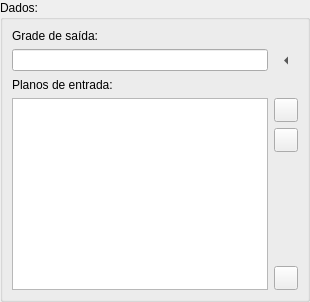
          <widget class="QWidget" name="analysisModelPage">
           <layout class="QHBoxLayout">
            <property name="leftMargin">
             <number>0</number>
            </property>
            <property name="topMargin">
             <number>0</number>
            </property>
            <property name="rightMargin">
             <number>0</number>
            </property>
            <property name="bottomMargin">
             <number>0</number>
            </property>
            <item>
             <widget class="QGroupBox" name="groupBox_20">
              <property name="title">
               <string>Dados: </string>
              </property>
              <layout class="QGridLayout">
               <item row="0" column="0">
                <widget class="QLabel" name="label_29">
                 <property name="text">
                  <string>Grade de saída: </string>
                 </property>
                </widget>
               </item>
               <item row="1" column="0">
                <widget class="QLineEdit" name="analysisOutputLed"/>
               </item>
               <item row="1" column="1">
                <widget class="QToolButton" name="fileAnaGridMaskBtn">
                 <property name="text">
                  <string/>
                 </property>
                 <property name="autoRaise">
                  <bool>true</bool>
                 </property>
                 <property name="arrowType">
                  <enum>Qt::LeftArrow</enum>
                 </property>
                </widget>
               </item>
               <item row="2" column="0">
                <widget class="QLabel" name="label_28">
                 <property name="text">
                  <string>Planos de entrada:</string>
                 </property>
                </widget>
               </item>
               <item row="3" column="0" rowspan="4">
                <widget class="QListWidget" name="analysisModelGridListWidget">
                 <property name="sizePolicy">
                  <sizepolicy hsizetype="Expanding" vsizetype="Expanding">
                   <horstretch>1</horstretch>
                   <verstretch>0</verstretch>
                  </sizepolicy>
                 </property>
                </widget>
               </item>
               <item row="3" column="1">
                <widget class="QPushButton" name="analysisModelAddGridBtn">
                 <property name="sizePolicy">
                  <sizepolicy hsizetype="Fixed" vsizetype="Fixed">
                   <horstretch>0</horstretch>
                   <verstretch>0</verstretch>
                  </sizepolicy>
                 </property>
                 <property name="minimumSize">
                  <size>
                   <width>24</width>
                   <height>24</height>
                  </size>
                 </property>
                 <property name="maximumSize">
                  <size>
                   <width>24</width>
                   <height>24</height>
                  </size>
                 </property>
                 <property name="toolTip">
                  <string>&lt;html&gt;&lt;head&gt;&lt;meta name=&quot;qrichtext&quot; content=&quot;1&quot; /&gt;&lt;style type=&quot;text/css&quot;&gt;
p, li { white-space: pre-wrap; }
&lt;/style&gt;&lt;/head&gt;&lt;body style=&quot; font-family:'MS Shell Dlg 2'; font-size:8.25pt; font-weight:400; font-style:normal;&quot;&gt;
&lt;p style=&quot; margin-top:0px; margin-bottom:0px; margin-left:0px; margin-right:0px; -qt-block-indent:0; text-indent:0px;&quot;&gt;Adicionar grade&lt;/p&gt;&lt;/body&gt;&lt;/html&gt;</string>
                 </property>
                 <property name="text">
                  <string/>
                 </property>
                 <property name="icon">
                  <iconset>
                   <normaloff>:/global/icons/add.png</normaloff>:/global/icons/add.png</iconset>
                 </property>
                </widget>
               </item>
               <item row="4" column="1">
                <widget class="QPushButton" name="analysisModelRemoveGridBtn">
                 <property name="sizePolicy">
                  <sizepolicy hsizetype="Fixed" vsizetype="Fixed">
                   <horstretch>0</horstretch>
                   <verstretch>0</verstretch>
                  </sizepolicy>
                 </property>
                 <property name="minimumSize">
                  <size>
                   <width>24</width>
                   <height>24</height>
                  </size>
                 </property>
                 <property name="maximumSize">
                  <size>
                   <width>24</width>
                   <height>24</height>
                  </size>
                 </property>
                 <property name="toolTip">
                  <string>&lt;html&gt;&lt;head&gt;&lt;meta name=&quot;qrichtext&quot; content=&quot;1&quot; /&gt;&lt;style type=&quot;text/css&quot;&gt;
p, li { white-space: pre-wrap; }
&lt;/style&gt;&lt;/head&gt;&lt;body style=&quot; font-family:'MS Shell Dlg 2'; font-size:8.25pt; font-weight:400; font-style:normal;&quot;&gt;
&lt;p style=&quot; margin-top:0px; margin-bottom:0px; margin-left:0px; margin-right:0px; -qt-block-indent:0; text-indent:0px; font-size:8pt;&quot;&gt;Remover grade&lt;/p&gt;&lt;/body&gt;&lt;/html&gt;</string>
                 </property>
                 <property name="text">
                  <string/>
                 </property>
                 <property name="icon">
                  <iconset>
                   <normaloff>:/global/icons/remove.png</normaloff>:/global/icons/remove.png</iconset>
                 </property>
                </widget>
               </item>
               <item row="5" column="1">
                <spacer>
                 <property name="orientation">
                  <enum>Qt::Vertical</enum>
                 </property>
                 <property name="sizeHint" stdset="0">
                  <size>
                   <width>21</width>
                   <height>20</height>
                  </size>
                 </property>
                </spacer>
               </item>
               <item row="6" column="1">
                <widget class="QPushButton" name="analysisModelGridOutputConfigBtn">
                 <property name="sizePolicy">
                  <sizepolicy hsizetype="Fixed" vsizetype="Fixed">
                   <horstretch>0</horstretch>
                   <verstretch>0</verstretch>
                  </sizepolicy>
                 </property>
                 <property name="minimumSize">
                  <size>
                   <width>24</width>
                   <height>24</height>
                  </size>
                 </property>
                 <property name="maximumSize">
                  <size>
                   <width>24</width>
                   <height>24</height>
                  </size>
                 </property>
                 <property name="toolTip">
                  <string>&lt;html&gt;&lt;head&gt;&lt;meta name=&quot;qrichtext&quot; content=&quot;1&quot; /&gt;&lt;style type=&quot;text/css&quot;&gt;
p, li { white-space: pre-wrap; }
&lt;/style&gt;&lt;/head&gt;&lt;body style=&quot; font-family:'MS Shell Dlg 2'; font-size:8.25pt; font-weight:400; font-style:normal;&quot;&gt;
&lt;p style=&quot; margin-top:0px; margin-bottom:0px; margin-left:0px; margin-right:0px; -qt-block-indent:0; text-indent:0px; font-size:8pt;&quot;&gt;Configurar grade de saída&lt;/p&gt;&lt;/body&gt;&lt;/html&gt;</string>
                 </property>
                 <property name="text">
                  <string/>
                 </property>
                 <property name="icon">
                  <iconset>
                   <normaloff>:/data/icons/grid_config.png</normaloff>:/data/icons/grid_config.png</iconset>
                 </property>
                </widget>
               </item>
              </layout>
             </widget>
            </item>
           </layout>
          </widget>
